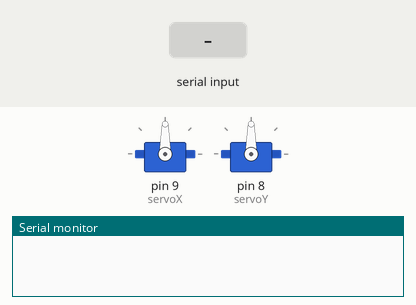
This sketch was run on a simulated Arduino Uno, built with avr-gcc and run on an emulated ATmega328P. Shown: 2 × servo, the last lines printed to the serial monitor. The test bench sets the inputs (shaded band).

Above: at 1.2 s.
1.3 s: "90,45\n" received over Serial
At 1.7 s:
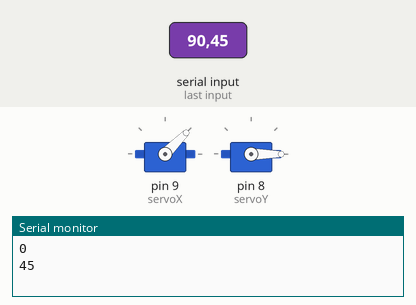
2.8 s: "30,150\n" received over Serial
At 4.0 s:
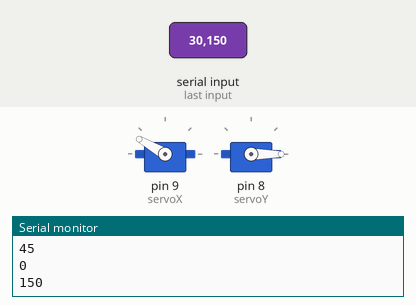
4.3 s: "5\n" received over Serial
At 4.7 s:
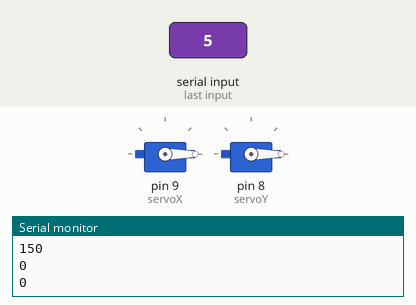
Timing chart, 0 to 7.3 s (numbered marks = the images above; inputs shaded):
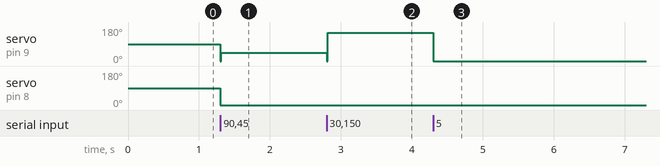

Measured:
- after the input at 1.3 s, servo on pin 9 (servoX): 90° → 45° at once; servo on pin 8 (servoY): 90° → 0° at once
- after the input at 2.8 s, servo on pin 9 (servoX): 45° → 150° at once
- after the input at 4.3 s, servo on pin 9 (servoX): 150° → 0° at once

The sketch:

arduino.ino
```cpp
#include   <Servo.h>

Servo servoX;
Servo servoY;
int servoDelay =15; //delay to allow the servo to reach position;

int pos = 0;    // variable to store the servo position

void setup() {
  servoX.attach(9);
  servoY.attach(8);
  Serial.begin(9600);
}

void loop() {
   if (Serial.available()) {
    getInt();
    int x = getInt();
    Serial.println(String(x));
    servoX.write(x);
    servoY.write(getInt());
    delay(servoDelay);
   }
}


int getInt() {
  return getInt(0);
}
int getInt(int sum) {
  // Read a single character from the serial input stream.
  char c;

  while((c = Serial.read())!='\0'){
    if (c <'0' ||  c > '9')
      return sum;
   else
    sum = sum * 10+((int) (c - '0'));
  }
  return sum;
}
```
